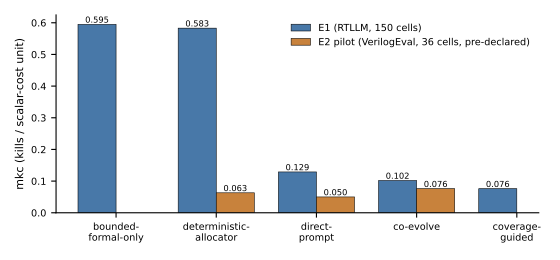

Here is the Python script that generated this plot:
"""Grouped-bar figure: mutation-kill per scalar-cost unit (mkc), E1 grid vs E2 pilot.

Anti-fab rule 3 compliant: NO hardcoded data arrays — every plotted value is
read at run time from the two frozen aggregates:
  evidence/o02_e1_aggregate.json        (E1: 5 systems, 150 cells)
  evidence/o02_e2_pilot_aggregate.json  (E2 pilot subset: 3 systems, 36 cells)

Output: figs/e1_e2_mkc.pdf
"""

from __future__ import annotations

import json
from pathlib import Path

import matplotlib

matplotlib.use("Agg")
import matplotlib.pyplot as plt  # noqa: E402

HERE = Path(__file__).resolve().parent
EV = HERE.parent / "evidence"

E1_KEYS = [
    ("e1.formalonly", "bounded-\nformal-only"),
    ("e1.det", "deterministic-\nallocator"),
    ("e1.direct", "direct-\nprompt"),
    ("e1.coev", "co-evolve"),
    ("e1.cov", "coverage-\nguided"),
]
E2_FOR_E1 = {"e1.det": "e2p.det", "e1.direct": "e2p.direct", "e1.coev": "e2p.coev"}


def main() -> None:
    e1 = json.loads((EV / "o02_e1_aggregate.json").read_text())
    e2 = json.loads((EV / "o02_e2_pilot_aggregate.json").read_text())

    labels = [lab for _, lab in E1_KEYS]
    e1_vals = [e1[k]["mkc"] for k, _ in E1_KEYS]
    e2_vals = [e2[E2_FOR_E1[k]]["mkc"] if k in E2_FOR_E1 else None for k, _ in E1_KEYS]

    x = range(len(labels))
    w = 0.38
    fig, ax = plt.subplots(figsize=(5.6, 2.6))
    b1 = ax.bar([i - w / 2 for i in x], e1_vals, w,
                label="E1 (RTLLM, 150 cells)", color="#4878a8", edgecolor="black", linewidth=0.4)
    xs2 = [i + w / 2 for i, v in zip(x, e2_vals) if v is not None]
    vs2 = [v for v in e2_vals if v is not None]
    b2 = ax.bar(xs2, vs2, w,
                label="E2 pilot (VerilogEval, 36 cells, pre-declared)",
                color="#c8823c", edgecolor="black", linewidth=0.4)
    for rect in list(b1) + list(b2):
        ax.annotate(f"{rect.get_height():.3f}", (rect.get_x() + rect.get_width() / 2,
                    rect.get_height()), ha="center", va="bottom", fontsize=6)
    ax.set_xticks(list(x))
    ax.set_xticklabels(labels, fontsize=7)
    ax.set_ylabel("mkc (kills / scalar-cost unit)", fontsize=8)
    ax.tick_params(axis="y", labelsize=7)
    ax.legend(fontsize=7, frameon=False)
    ax.spines[["top", "right"]].set_visible(False)
    fig.tight_layout()
    fig.savefig(HERE / "e1_e2_mkc.pdf")
    print("wrote", HERE / "e1_e2_mkc.pdf")


if __name__ == "__main__":
    main()
